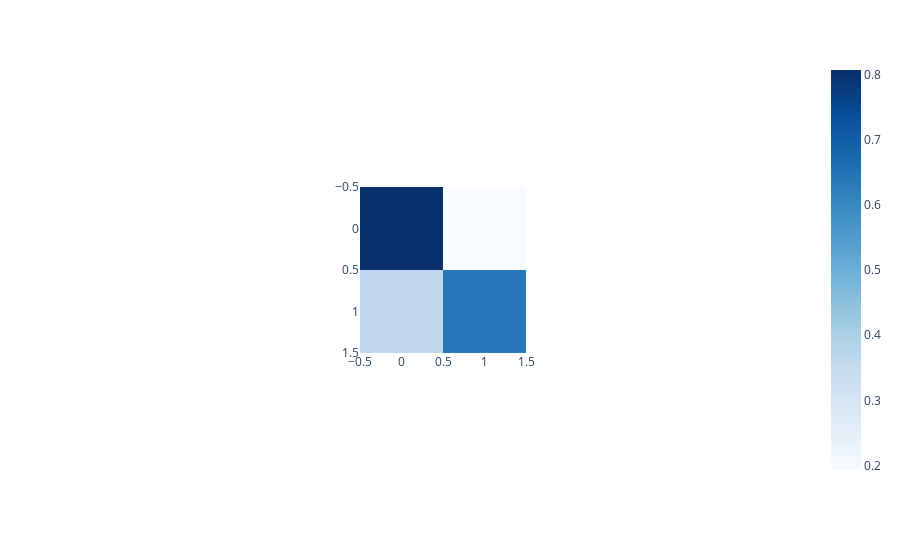

The notebook cell this image was saved under:
### Code cell
from sklearn.metrics import confusion_matrix
aaa = confusion_matrix(y_test, a)
bbb = aaa/aaa.sum(axis=1)
print(pd.DataFrame(bbb))
fig = px.imshow(bbb, color_continuous_scale='blues')
fig.show()

### Figure 1 — Plotly figure (JSON) as saved in the notebook; plotly's stock layout.template omitted (floating-point values rounded to 4 significant figures)
{"data": [{"coloraxis": "coloraxis", "hovertemplate": "x: %{x}<br>y: %{y}<br>color: %{z}<extra></extra>", "name": "0", "type": "heatmap", "xaxis": "x", "yaxis": "y", "z": [[0.8066, 0.1934], [0.3629, 0.6371]]}], "layout": {"autosize": true, "coloraxis": {"colorscale": [[0, "rgb(247,251,255)"], [0.125, "rgb(222,235,247)"], [0.25, "rgb(198,219,239)"], [0.375, "rgb(158,202,225)"], [0.5, "rgb(107,174,214)"], [0.625, "rgb(66,146,198)"], [0.75, "rgb(33,113,181)"], [0.875, "rgb(8,81,156)"], [1, "rgb(8,48,107)"]]}, "margin": {"t": 60}, "xaxis": {"anchor": "y", "autorange": true, "constrain": "domain", "domain": [0.3856, 0.6144], "range": [-0.5, 1.5], "scaleanchor": "y"}, "yaxis": {"anchor": "x", "autorange": true, "constrain": "domain", "domain": [0.1373, 0.8627], "range": [1.5, -0.5]}}}
